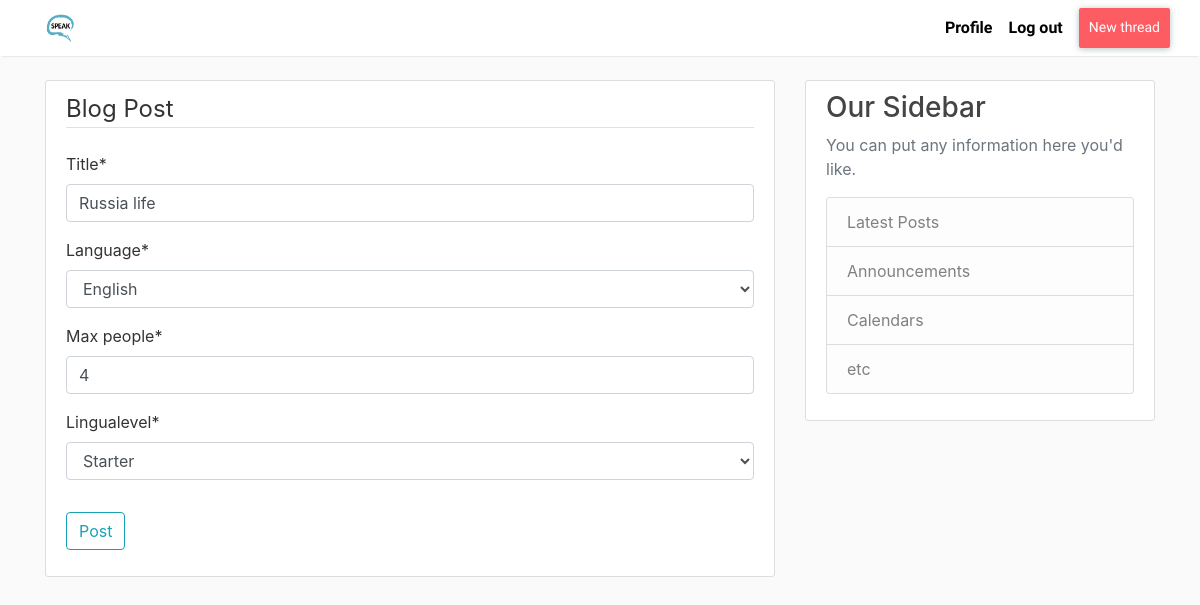
The app's page /thread/7/update/ (signed in), older data.
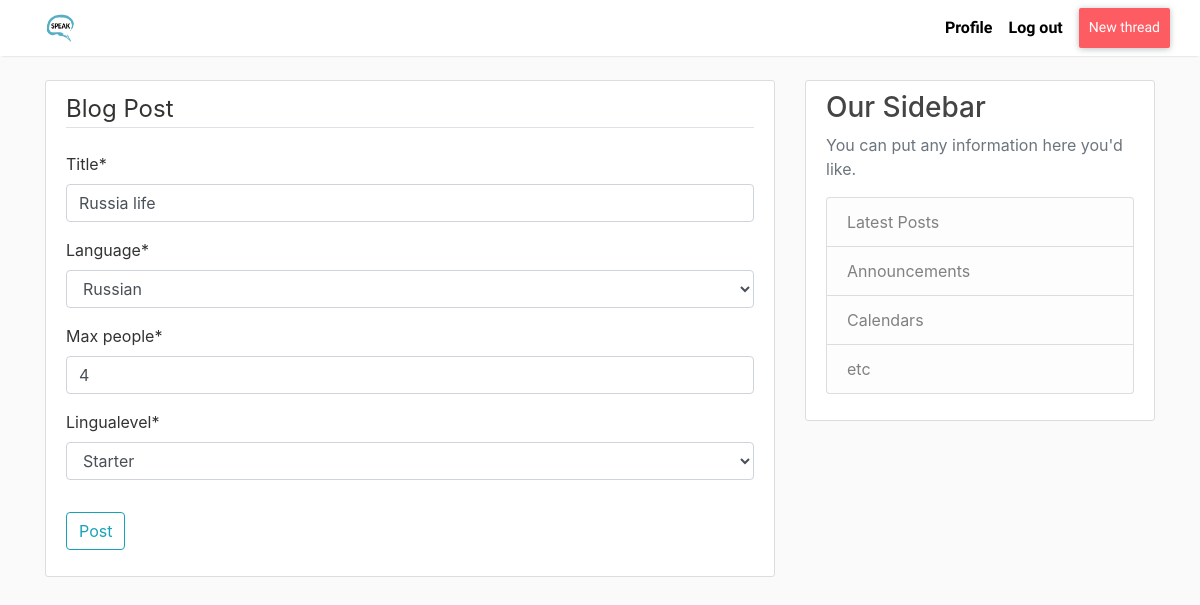
The same page, newer data.
### main/models.py (models this page shows, shortened)
class Thread(models.Model):
    language = models.ForeignKey(Language, on_delete=models.CASCADE)
    lingualevel = models.ForeignKey(LinguaLevel, on_delete=models.CASCADE)
    date_posted = models.DateTimeField(default=timezone.now)
    title = models.CharField(max_length=100)
    max_people = models.IntegerField()
    author = models.ForeignKey(User, on_delete=models.CASCADE)

class Language(models.Model):
    title = models.CharField(max_length=100)
    def __str__(self):
        return self.title

class LinguaLevel(models.Model):
    title = models.CharField(max_length=100)
    short_title = models.CharField(max_length=100)
    def __str__(self):
        return self.title

### main/views.py (the view, shortened to what this page needs)
# urls.py: path('thread/<int:pk>/update/', ThreadUpdateView.as_view(), name='thread-update'),
class ThreadUpdateView(LoginRequiredMixin, UserPassesTestMixin, UpdateView):
        model = Thread
        fields = ['title', 'language', 'max_people', 'lingualevel']
        def test_func(self):
            thread = self.get_object()
            if self.request.user == thread.author:
                return True
            return False

### main/templates/main/thread_form.html (shortened to what this page needs)
{% extends "main/base.html" %}
{% load crispy_forms_tags %}
{% block content %}
<div class="content-section">
  <form method="POST">
    <fieldset class="form-group">
      <legend class="border-bottom mb-4">Blog Post</legend>
      {{ form|crispy}}
    </fieldset>
    <div class="form-group">
      <button class="btn btn-outline-info" type="submit">Post</button>
    </div>
  </form>
</div>
{% endblock content%}

Row changes from the older to the newer data that the page shows:
changed Thread "Starter": language "English" → "Russian"
